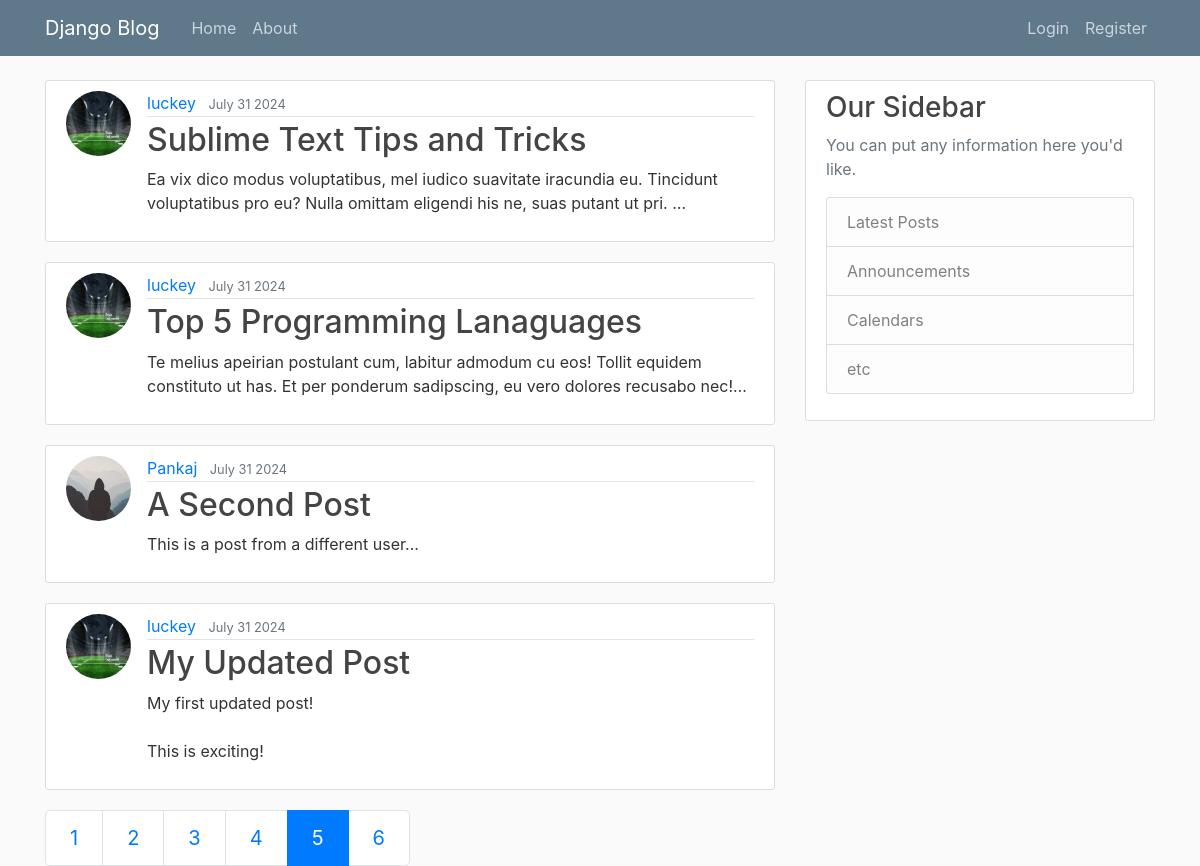
The app's page /?page=5 with its own data.
### blog/models.py (models this page shows, shortened)
class Post(models.Model):
    title = models.CharField(max_length=100)
    content = models.TextField()
    date_posted = models.DateTimeField(default=timezone.now)
    author = models.ForeignKey(User,on_delete=models.CASCADE)

### users/models.py (models this page shows, shortened)
class Profile(models.Model):
    user = models.OneToOneField(User, on_delete=models.CASCADE)
    image = models.ImageField(default='default.jpg', upload_to='profile_pics')

### blog/views.py (the view)
# urls.py: path('', views.home_page, name="blog-home"),
def home_page(request):
    posts_objs = Post.objects.all().order_by('-date_posted')
    page = request.GET.get('page', 1)
    paginator = Paginator(posts_objs, 4)
    try:
        posts_objs = paginator.page(page)
    except PageNotAnInteger:
        posts_objs = paginator.page(1)
    except EmptyPage:
        posts_objs = paginator.page(paginator.num_pages)
    context = {
        'posts': posts_objs
    }
    return render(request, 'blog/home.html', context)

### blog/templates/blog/home.html
{% extends "blog/base.html" %}
{% block content %}
{% for post in posts %}
    <article class="media content-section">
        <img class="rounded-circle article-img" src="{{ post.author.profile.image.url }}">
        <div class="media-body">
        <div class="article-metadata">
            <a class="mr-2" href="#">{{ post.author }}</a>
            <small class="text-muted">{{ post.date_posted|date:"F d Y" }}</small>
        </div>
        <h2><a class="article-title" href="{% url "blog-detail" post.id %}">{{ post.title }}</a></h2>
        <p class="article-content">{{ post.content|truncatechars:150 }}</p>
        </div>
    </article>
{% endfor %}
{% if posts.has_other_pages %}
    <ul class="pagination pagination-lg">
        {% for i in posts.paginator.page_range %}
            {% if i == posts.number %}
                <li class="page-item active">
                    <a class="page-link" href="?page={{i}}">{{i}}</a>
                </li>
            {% else %}
                <li class="page-item">
                    <a class="page-link" href="?page={{i}}">{{i}}</a>
                </li>
            {% endif %}
        {% endfor %}
    </ul>
{% endif %}
{% endblock content %}

### blog/static/blog/main.css (style rules this page uses)
body { background: #fafafa; color: #333333; margin-top: 5rem; }
h1, h2, h3, h4, h5, h6 { color: #444444; }
ul { margin: 0; }
.content-section { background: #ffffff; padding: 10px 20px; border: 1px solid #dddddd; border-radius: 3px; margin-bottom: 20px; }
.article-title { color: #444444; }
.article-content { white-space: pre-line; }
.article-img { height: 65px; width: 65px; margin-right: 16px; }
.article-metadata { padding-bottom: 1px; margin-bottom: 4px; border-bottom: 1px solid #e3e3e3 }

### records on screen
Post: author.profile.image (picture), author "luckey", date_posted "July 31 2024", title "Sublime Text Tips and Tricks", content "Ea vix dico modus voluptatibus, mel iudico suavitate iracundia eu. Tincidunt voluptatibus pro eu? Nulla omittam eligendi his ne, suas putant ut pri. …"
Post: author.profile.image (picture), author "luckey", date_posted "July 31 2024", title "Top 5 Programming Lanaguages", content "Te melius apeirian postulant cum, labitur admodum cu eos! Tollit equidem constituto ut has. Et per ponderum sadipscing, eu vero dolores recusabo nec!…"
Post: author.profile.image (placeholder picture), author "Pankaj", date_posted "July 31 2024", title "A Second Post", content "This is a post from a different user..."
Post: author.profile.image (picture), author "luckey", date_posted "July 31 2024", title "My Updated Post", content "My first updated post! This is exciting!"

### other values on screen
{{ i }} "1" "2" "3" "4" "6"
{{ i }} "5"
